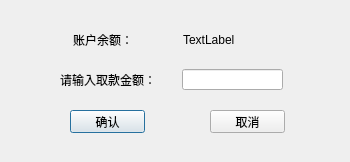
<?xml version="1.0" encoding="UTF-8"?>
<ui version="4.0">
 <class>WithdrawWin</class>
 <widget class="QDialog" name="WithdrawWin">
  <property name="geometry">
   <rect>
    <x>0</x>
    <y>0</y>
    <width>350</width>
    <height>162</height>
   </rect>
  </property>
  <property name="windowTitle">
   <string>取款界面</string>
  </property>
  <widget class="QLineEdit" name="GetNum">
   <property name="geometry">
    <rect>
     <x>182</x>
     <y>69</y>
     <width>101</width>
     <height>21</height>
    </rect>
   </property>
  </widget>
  <widget class="QLabel" name="label">
   <property name="geometry">
    <rect>
     <x>60</x>
     <y>70</y>
     <width>111</width>
     <height>20</height>
    </rect>
   </property>
   <property name="text">
    <string>请输入取款金额：</string>
   </property>
  </widget>
  <widget class="QLabel" name="label_2">
   <property name="geometry">
    <rect>
     <x>73</x>
     <y>30</y>
     <width>61</width>
     <height>20</height>
    </rect>
   </property>
   <property name="text">
    <string>账户余额：</string>
   </property>
  </widget>
  <widget class="QLabel" name="ShowBalance">
   <property name="geometry">
    <rect>
     <x>183</x>
     <y>30</y>
     <width>101</width>
     <height>20</height>
    </rect>
   </property>
   <property name="text">
    <string>TextLabel</string>
   </property>
  </widget>
  <widget class="QPushButton" name="YesButton">
   <property name="geometry">
    <rect>
     <x>70</x>
     <y>110</y>
     <width>75</width>
     <height>23</height>
    </rect>
   </property>
   <property name="text">
    <string>确认</string>
   </property>
  </widget>
  <widget class="QPushButton" name="ExitButton">
   <property name="geometry">
    <rect>
     <x>210</x>
     <y>110</y>
     <width>75</width>
     <height>23</height>
    </rect>
   </property>
   <property name="text">
    <string>取消</string>
   </property>
  </widget>
 </widget>
 <resources/>
 <connections/>
</ui>
